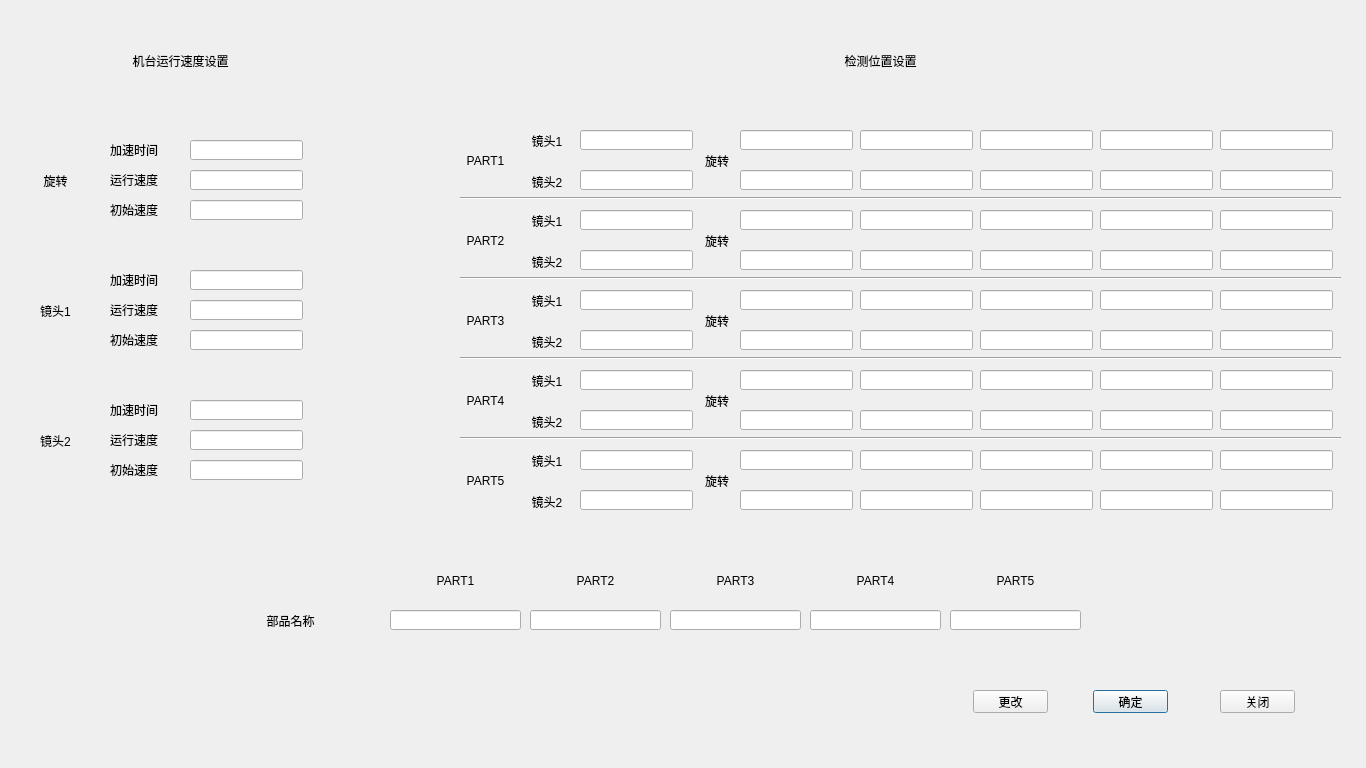
 <widget class="QDialog" name="pmd">
  <property name="geometry">
   <rect>
    <x>0</x>
    <y>0</y>
    <width>1366</width>
    <height>768</height>
   </rect>
  </property>
  <property name="windowTitle">
   <string>Dialog</string>
  </property>
  <widget class="QLineEdit" name="Speed_Initial2">
   <property name="geometry">
    <rect>
     <x>190</x>
     <y>400</y>
     <width>113</width>
     <height>20</height>
    </rect>
   </property>
  </widget>
  <widget class="QLabel" name="label_16">
   <property name="geometry">
    <rect>
     <x>110</x>
     <y>300</y>
     <width>71</width>
     <height>20</height>
    </rect>
   </property>
   <property name="text">
    <string>运行速度</string>
   </property>
  </widget>
  <widget class="QLineEdit" name="Speed_Initial0">
   <property name="geometry">
    <rect>
     <x>190</x>
     <y>140</y>
     <width>113</width>
     <height>20</height>
    </rect>
   </property>
  </widget>
  <widget class="QLineEdit" name="Speed_Initial1">
   <property name="geometry">
    <rect>
     <x>190</x>
     <y>270</y>
     <width>113</width>
     <height>20</height>
    </rect>
   </property>
  </widget>
  <widget class="QLabel" name="label_7">
   <property name="geometry">
    <rect>
     <x>50</x>
     <y>30</y>
     <width>261</width>
     <height>61</height>
    </rect>
   </property>
   <property name="styleSheet">
    <string notr="true">font: 24pt &quot;Adobe 黑体 Std R&quot;;</string>
   </property>
   <property name="text">
    <string>机台运行速度设置</string>
   </property>
   <property name="alignment">
    <set>Qt::AlignCenter</set>
   </property>
  </widget>
  <widget class="QLabel" name="label_14">
   <property name="geometry">
    <rect>
     <x>110</x>
     <y>330</y>
     <width>71</width>
     <height>20</height>
    </rect>
   </property>
   <property name="text">
    <string>初始速度</string>
   </property>
  </widget>
  <widget class="QLineEdit" name="Speed_Set2">
   <property name="geometry">
    <rect>
     <x>190</x>
     <y>430</y>
     <width>113</width>
     <height>20</height>
    </rect>
   </property>
  </widget>
  <widget class="QLabel" name="label_3">
   <property name="geometry">
    <rect>
     <x>110</x>
     <y>200</y>
     <width>71</width>
     <height>20</height>
    </rect>
   </property>
   <property name="text">
    <string>初始速度</string>
   </property>
  </widget>
  <widget class="QLineEdit" name="Acceleration2">
   <property name="geometry">
    <rect>
     <x>190</x>
     <y>460</y>
     <width>113</width>
     <height>20</height>
    </rect>
   </property>
  </widget>
  <widget class="QLineEdit" name="Speed_Set1">
   <property name="geometry">
    <rect>
     <x>190</x>
     <y>300</y>
     <width>113</width>
     <height>20</height>
    </rect>
   </property>
  </widget>
  <widget class="QLabel" name="label_19">
   <property name="geometry">
    <rect>
     <x>110</x>
     <y>400</y>
     <width>71</width>
     <height>20</height>
    </rect>
   </property>
   <property name="text">
    <string>加速时间</string>
   </property>
  </widget>
  <widget class="QLabel" name="label">
   <property name="geometry">
    <rect>
     <x>110</x>
     <y>140</y>
     <width>71</width>
     <height>20</height>
    </rect>
   </property>
   <property name="text">
    <string>加速时间</string>
   </property>
  </widget>
  <widget class="QLabel" name="label_18">
   <property name="geometry">
    <rect>
     <x>110</x>
     <y>460</y>
     <width>71</width>
     <height>20</height>
    </rect>
   </property>
   <property name="text">
    <string>初始速度</string>
   </property>
  </widget>
  <widget class="QLineEdit" name="Acceleration1">
   <property name="geometry">
    <rect>
     <x>190</x>
     <y>330</y>
     <width>113</width>
     <height>20</height>
    </rect>
   </property>
  </widget>
  <widget class="QLabel" name="label_2">
   <property name="geometry">
    <rect>
     <x>110</x>
     <y>170</y>
     <width>71</width>
     <height>20</height>
    </rect>
   </property>
   <property name="text">
    <string>运行速度</string>
   </property>
  </widget>
  <widget class="QLabel" name="label_15">
   <property name="geometry">
    <rect>
     <x>110</x>
     <y>270</y>
     <width>71</width>
     <height>20</height>
    </rect>
   </property>
   <property name="text">
    <string>加速时间</string>
   </property>
  </widget>
  <widget class="QLabel" name="label_17">
   <property name="geometry">
    <rect>
     <x>110</x>
     <y>430</y>
     <width>71</width>
     <height>20</height>
    </rect>
   </property>
   <property name="text">
    <string>运行速度</string>
   </property>
  </widget>
  <widget class="QLineEdit" name="Acceleration0">
   <property name="geometry">
    <rect>
     <x>190</x>
     <y>200</y>
     <width>113</width>
     <height>20</height>
    </rect>
   </property>
  </widget>
  <widget class="QLineEdit" name="Speed_Set0">
   <property name="geometry">
    <rect>
     <x>190</x>
     <y>170</y>
     <width>113</width>
     <height>20</height>
    </rect>
   </property>
  </widget>
  <widget class="QPushButton" name="ALL_CONFIRM">
   <property name="geometry">
    <rect>
     <x>1093</x>
     <y>690</y>
     <width>75</width>
     <height>23</height>
    </rect>
   </property>
   <property name="text">
    <string>确定</string>
   </property>
  </widget>
  <widget class="QPushButton" name="CHANGE">
   <property name="geometry">
    <rect>
     <x>973</x>
     <y>690</y>
     <width>75</width>
     <height>23</height>
    </rect>
   </property>
   <property name="text">
    <string>更改</string>
   </property>
  </widget>
  <widget class="QPushButton" name="CLOSE">
   <property name="geometry">
    <rect>
     <x>1220</x>
     <y>690</y>
     <width>75</width>
     <height>23</height>
    </rect>
   </property>
   <property name="text">
    <string>关闭</string>
   </property>
  </widget>
  <widget class="QLabel" name="label_8">
   <property name="geometry">
    <rect>
     <x>680</x>
     <y>30</y>
     <width>401</width>
     <height>61</height>
    </rect>
   </property>
   <property name="styleSheet">
    <string notr="true">font: 24pt &quot;Adobe 黑体 Std R&quot;;</string>
   </property>
   <property name="text">
    <string>检测位置设置</string>
   </property>
   <property name="alignment">
    <set>Qt::AlignCenter</set>
   </property>
  </widget>
  <widget class="QLineEdit" name="part1_rotation1">
   <property name="geometry">
    <rect>
     <x>740</x>
     <y>130</y>
     <width>113</width>
     <height>20</height>
    </rect>
   </property>
  </widget>
  <widget class="QLineEdit" name="part1_rotation2">
   <property name="geometry">
    <rect>
     <x>860</x>
     <y>130</y>
     <width>113</width>
     <height>20</height>
    </rect>
   </property>
  </widget>
  <widget class="QLineEdit" name="part1_rotation3">
   <property name="geometry">
    <rect>
     <x>980</x>
     <y>130</y>
     <width>113</width>
     <height>20</height>
    </rect>
   </property>
  </widget>
  <widget class="QLineEdit" name="part1_rotation4">
   <property name="geometry">
    <rect>
     <x>1100</x>
     <y>130</y>
     <width>113</width>
     <height>20</height>
    </rect>
   </property>
  </widget>
  <widget class="QLineEdit" name="part1_rotation5">
   <property name="geometry">
    <rect>
     <x>1220</x>
     <y>130</y>
     <width>113</width>
     <height>20</height>
    </rect>
   </property>
  </widget>
  <widget class="QLineEdit" name="part1_rotation10">
   <property name="geometry">
    <rect>
     <x>1220</x>
     <y>170</y>
     <width>113</width>
     <height>20</height>
    </rect>
   </property>
  </widget>
  <widget class="QLineEdit" name="part1_rotation8">
   <property name="geometry">
    <rect>
     <x>980</x>
     <y>170</y>
     <width>113</width>
     <height>20</height>
    </rect>
   </property>
  </widget>
  <widget class="QLineEdit" name="part1_rotation6">
   <property name="geometry">
    <rect>
     <x>740</x>
     <y>170</y>
     <width>113</width>
     <height>20</height>
    </rect>
   </property>
  </widget>
  <widget class="QLineEdit" name="part1_rotation9">
   <property name="geometry">
    <rect>
     <x>1100</x>
     <y>170</y>
     <width>113</width>
     <height>20</height>
    </rect>
   </property>
  </widget>
  <widget class="QLineEdit" name="part1_rotation7">
   <property name="geometry">
    <rect>
     <x>860</x>
     <y>170</y>
     <width>113</width>
     <height>20</height>
    </rect>
   </property>
  </widget>
  <widget class="QLabel" name="label_4">
   <property name="geometry">
    <rect>
     <x>430</x>
     <y>130</y>
     <width>111</width>
     <height>61</height>
    </rect>
   </property>
   <property name="styleSheet">
    <string notr="true">font: 12pt &quot;Adobe 黑体 Std R&quot;;</string>
   </property>
   <property name="text">
    <string>PART1</string>
   </property>
   <property name="alignment">
    <set>Qt::AlignCenter</set>
   </property>
  </widget>
  <widget class="QLineEdit" name="part1_camera2">
   <property name="geometry">
    <rect>
     <x>580</x>
     <y>170</y>
     <width>113</width>
     <height>20</height>
    </rect>
   </property>
  </widget>
  <widget class="QLineEdit" name="part1_camera1">
   <property name="geometry">
    <rect>
     <x>580</x>
     <y>130</y>
     <width>113</width>
     <height>20</height>
    </rect>
   </property>
  </widget>
  <widget class="QLabel" name="label_11">
   <property name="geometry">
    <rect>
     <x>520</x>
     <y>130</y>
     <width>54</width>
     <height>21</height>
    </rect>
   </property>
   <property name="text">
    <string>镜头1</string>
   </property>
   <property name="alignment">
    <set>Qt::AlignCenter</set>
   </property>
  </widget>
  <widget class="QLabel" name="label_12">
   <property name="geometry">
    <rect>
     <x>520</x>
     <y>172</y>
     <width>54</width>
     <height>20</height>
    </rect>
   </property>
   <property name="text">
    <string>镜头2</string>
   </property>
   <property name="alignment">
    <set>Qt::AlignCenter</set>
   </property>
  </widget>
  <widget class="QLabel" name="label_13">
   <property name="geometry">
    <rect>
     <x>690</x>
     <y>150</y>
     <width>54</width>
     <height>21</height>
    </rect>
   </property>
   <property name="text">
    <string>旋转</string>
   </property>
   <property name="alignment">
    <set>Qt::AlignCenter</set>
   </property>
  </widget>
  <widget class="QLabel" name="label_20">
   <property name="geometry">
    <rect>
     <x>690</x>
     <y>230</y>
     <width>54</width>
     <height>21</height>
    </rect>
   </property>
   <property name="text">
    <string>旋转</string>
   </property>
   <property name="alignment">
    <set>Qt::AlignCenter</set>
   </property>
  </widget>
  <widget class="QLineEdit" name="part2_rotation3">
   <property name="geometry">
    <rect>
     <x>980</x>
     <y>210</y>
     <width>113</width>
     <height>20</height>
    </rect>
   </property>
  </widget>
  <widget class="QLineEdit" name="part2_rotation9">
   <property name="geometry">
    <rect>
     <x>1100</x>
     <y>250</y>
     <width>113</width>
     <height>20</height>
    </rect>
   </property>
  </widget>
  <widget class="QLabel" name="label_21">
   <property name="geometry">
    <rect>
     <x>520</x>
     <y>210</y>
     <width>54</width>
     <height>21</height>
    </rect>
   </property>
   <property name="text">
    <string>镜头1</string>
   </property>
   <property name="alignment">
    <set>Qt::AlignCenter</set>
   </property>
  </widget>
  <widget class="QLineEdit" name="part2_rotation10">
   <property name="geometry">
    <rect>
     <x>1220</x>
     <y>250</y>
     <width>113</width>
     <height>20</height>
    </rect>
   </property>
  </widget>
  <widget class="QLineEdit" name="part2_rotation8">
   <property name="geometry">
    <rect>
     <x>980</x>
     <y>250</y>
     <width>113</width>
     <height>20</height>
    </rect>
   </property>
  </widget>
  <widget class="QLabel" name="label_5">
   <property name="geometry">
    <rect>
     <x>430</x>
     <y>210</y>
     <width>111</width>
     <height>61</height>
    </rect>
   </property>
   <property name="styleSheet">
    <string notr="true">font: 12pt &quot;Adobe 黑体 Std R&quot;;</string>
   </property>
   <property name="text">
    <string>PART2</string>
   </property>
   <property name="alignment">
    <set>Qt::AlignCenter</set>
   </property>
  </widget>
  <widget class="QLineEdit" name="part2_rotation1">
   <property name="geometry">
    <rect>
     <x>740</x>
     <y>210</y>
     <width>113</width>
     <height>20</height>
    </rect>
   </property>
  </widget>
  <widget class="QLineEdit" name="part2_camera1">
   <property name="geometry">
    <rect>
     <x>580</x>
     <y>210</y>
     <width>113</width>
     <height>20</height>
    </rect>
   </property>
  </widget>
  <widget class="QLabel" name="label_22">
   <property name="geometry">
    <rect>
     <x>520</x>
     <y>252</y>
     <width>54</width>
     <height>20</height>
    </rect>
   </property>
   <property name="text">
    <string>镜头2</string>
   </property>
   <property name="alignment">
    <set>Qt::AlignCenter</set>
   </property>
  </widget>
  <widget class="QLineEdit" name="part2_camera2">
   <property name="geometry">
    <rect>
     <x>580</x>
     <y>250</y>
     <width>113</width>
     <height>20</height>
    </rect>
   </property>
  </widget>
  <widget class="QLineEdit" name="part2_rotation4">
   <property name="geometry">
    <rect>
     <x>1100</x>
     <y>210</y>
     <width>113</width>
     <height>20</height>
    </rect>
   </property>
  </widget>
  <widget class="QLineEdit" name="part2_rotation2">
   <property name="geometry">
    <rect>
     <x>860</x>
     <y>210</y>
     <width>113</width>
     <height>20</height>
    </rect>
   </property>
  </widget>
  <widget class="QLineEdit" name="part2_rotation6">
   <property name="geometry">
    <rect>
     <x>740</x>
     <y>250</y>
     <width>113</width>
     <height>20</height>
    </rect>
   </property>
  </widget>
  <widget class="QLineEdit" name="part2_rotation7">
   <property name="geometry">
    <rect>
     <x>860</x>
     <y>250</y>
     <width>113</width>
     <height>20</height>
    </rect>
   </property>
  </widget>
  <widget class="QLineEdit" name="part2_rotation5">
   <property name="geometry">
    <rect>
     <x>1220</x>
     <y>210</y>
     <width>113</width>
     <height>20</height>
    </rect>
   </property>
  </widget>
  <widget class="QLineEdit" name="part3_rotation5">
   <property name="geometry">
    <rect>
     <x>1220</x>
     <y>290</y>
     <width>113</width>
     <height>20</height>
    </rect>
   </property>
  </widget>
  <widget class="QLabel" name="label_23">
   <property name="geometry">
    <rect>
     <x>520</x>
     <y>290</y>
     <width>54</width>
     <height>21</height>
    </rect>
   </property>
   <property name="text">
    <string>镜头1</string>
   </property>
   <property name="alignment">
    <set>Qt::AlignCenter</set>
   </property>
  </widget>
  <widget class="QLineEdit" name="part3_rotation4">
   <property name="geometry">
    <rect>
     <x>1100</x>
     <y>290</y>
     <width>113</width>
     <height>20</height>
    </rect>
   </property>
  </widget>
  <widget class="QLineEdit" name="part3_camera1">
   <property name="geometry">
    <rect>
     <x>580</x>
     <y>290</y>
     <width>113</width>
     <height>20</height>
    </rect>
   </property>
  </widget>
  <widget class="QLineEdit" name="part3_rotation7">
   <property name="geometry">
    <rect>
     <x>860</x>
     <y>330</y>
     <width>113</width>
     <height>20</height>
    </rect>
   </property>
  </widget>
  <widget class="QLabel" name="label_24">
   <property name="geometry">
    <rect>
     <x>520</x>
     <y>332</y>
     <width>54</width>
     <height>20</height>
    </rect>
   </property>
   <property name="text">
    <string>镜头2</string>
   </property>
   <property name="alignment">
    <set>Qt::AlignCenter</set>
   </property>
  </widget>
  <widget class="QLineEdit" name="part3_rotation3">
   <property name="geometry">
    <rect>
     <x>980</x>
     <y>290</y>
     <width>113</width>
     <height>20</height>
    </rect>
   </property>
  </widget>
  <widget class="QLineEdit" name="part3_rotation8">
   <property name="geometry">
    <rect>
     <x>980</x>
     <y>330</y>
     <width>113</width>
     <height>20</height>
    </rect>
   </property>
  </widget>
  <widget class="QLineEdit" name="part3_camera2">
   <property name="geometry">
    <rect>
     <x>580</x>
     <y>330</y>
     <width>113</width>
     <height>20</height>
    </rect>
   </property>
  </widget>
  <widget class="QLineEdit" name="part3_rotation9">
   <property name="geometry">
    <rect>
     <x>1100</x>
     <y>330</y>
     <width>113</width>
     <height>20</height>
    </rect>
   </property>
  </widget>
  <widget class="QLineEdit" name="part3_rotation6">
   <property name="geometry">
    <rect>
     <x>740</x>
     <y>330</y>
     <width>113</width>
     <height>20</height>
    </rect>
   </property>
  </widget>
  <widget class="QLabel" name="label_25">
   <property name="geometry">
    <rect>
     <x>690</x>
     <y>310</y>
     <width>54</width>
     <height>21</height>
    </rect>
   </property>
   <property name="text">
    <string>旋转</string>
   </property>
   <property name="alignment">
    <set>Qt::AlignCenter</set>
   </property>
  </widget>
  <widget class="QLineEdit" name="part3_rotation1">
   <property name="geometry">
    <rect>
     <x>740</x>
     <y>290</y>
     <width>113</width>
     <height>20</height>
    </rect>
   </property>
  </widget>
  <widget class="QLabel" name="label_6">
   <property name="geometry">
    <rect>
     <x>430</x>
     <y>290</y>
     <width>111</width>
     <height>61</height>
    </rect>
   </property>
   <property name="styleSheet">
    <string notr="true">font: 12pt &quot;Adobe 黑体 Std R&quot;;</string>
   </property>
   <property name="text">
    <string>PART3</string>
   </property>
   <property name="alignment">
    <set>Qt::AlignCenter</set>
   </property>
  </widget>
  <widget class="QLineEdit" name="part3_rotation2">
   <property name="geometry">
    <rect>
     <x>860</x>
     <y>290</y>
     <width>113</width>
     <height>20</height>
    </rect>
   </property>
  </widget>
  <widget class="QLineEdit" name="part3_rotation10">
   <property name="geometry">
    <rect>
     <x>1220</x>
     <y>330</y>
     <width>113</width>
     <height>20</height>
    </rect>
   </property>
  </widget>
  <widget class="QLineEdit" name="part4_rotation10">
   <property name="geometry">
    <rect>
     <x>1220</x>
     <y>410</y>
     <width>113</width>
     <height>20</height>
    </rect>
   </property>
  </widget>
  <widget class="QLineEdit" name="part4_rotation8">
   <property name="geometry">
    <rect>
     <x>980</x>
     <y>410</y>
     <width>113</width>
     <height>20</height>
    </rect>
   </property>
  </widget>
  <widget class="QLabel" name="label_26">
   <property name="geometry">
    <rect>
     <x>520</x>
     <y>370</y>
     <width>54</width>
     <height>21</height>
    </rect>
   </property>
   <property name="text">
    <string>镜头1</string>
   </property>
   <property name="alignment">
    <set>Qt::AlignCenter</set>
   </property>
  </widget>
  <widget class="QLineEdit" name="part4_rotation3">
   <property name="geometry">
    <rect>
     <x>980</x>
     <y>370</y>
     <width>113</width>
     <height>20</height>
    </rect>
   </property>
  </widget>
  <widget class="QLineEdit" name="part4_rotation7">
   <property name="geometry">
    <rect>
     <x>860</x>
     <y>410</y>
     <width>113</width>
     <height>20</height>
    </rect>
   </property>
  </widget>
  <widget class="QLineEdit" name="part4_camera2">
   <property name="geometry">
    <rect>
     <x>580</x>
     <y>410</y>
     <width>113</width>
     <height>20</height>
    </rect>
   </property>
  </widget>
  <widget class="QLineEdit" name="part4_rotation5">
   <property name="geometry">
    <rect>
     <x>1220</x>
     <y>370</y>
     <width>113</width>
     <height>20</height>
    </rect>
   </property>
  </widget>
  <widget class="QLineEdit" name="part4_camera1">
   <property name="geometry">
    <rect>
     <x>580</x>
     <y>370</y>
     <width>113</width>
     <height>20</height>
    </rect>
   </property>
  </widget>
  <widget class="QLineEdit" name="part4_rotation9">
   <property name="geometry">
    <rect>
     <x>1100</x>
     <y>410</y>
     <width>113</width>
     <height>20</height>
    </rect>
   </property>
  </widget>
  <widget class="QLineEdit" name="part4_rotation2">
   <property name="geometry">
    <rect>
     <x>860</x>
     <y>370</y>
     <width>113</width>
     <height>20</height>
    </rect>
   </property>
  </widget>
  <widget class="QLineEdit" name="part4_rotation6">
   <property name="geometry">
    <rect>
     <x>740</x>
     <y>410</y>
     <width>113</width>
     <height>20</height>
    </rect>
   </property>
  </widget>
  <widget class="QLabel" name="label_27">
   <property name="geometry">
    <rect>
     <x>520</x>
     <y>412</y>
     <width>54</width>
     <height>20</height>
    </rect>
   </property>
   <property name="text">
    <string>镜头2</string>
   </property>
   <property name="alignment">
    <set>Qt::AlignCenter</set>
   </property>
  </widget>
  <widget class="QLabel" name="label_9">
   <property name="geometry">
    <rect>
     <x>430</x>
     <y>370</y>
     <width>111</width>
     <height>61</height>
    </rect>
   </property>
   <property name="styleSheet">
    <string notr="true">font: 12pt &quot;Adobe 黑体 Std R&quot;;</string>
   </property>
   <property name="text">
    <string>PART4</string>
   </property>
   <property name="alignment">
    <set>Qt::AlignCenter</set>
   </property>
  </widget>
  <widget class="QLabel" name="label_28">
   <property name="geometry">
    <rect>
     <x>690</x>
     <y>390</y>
     <width>54</width>
     <height>21</height>
    </rect>
   </property>
   <property name="text">
    <string>旋转</string>
   </property>
   <property name="alignment">
    <set>Qt::AlignCenter</set>
   </property>
  </widget>
  <widget class="QLineEdit" name="part4_rotation4">
   <property name="geometry">
    <rect>
     <x>1100</x>
     <y>370</y>
     <width>113</width>
     <height>20</height>
    </rect>
   </property>
  </widget>
  <widget class="QLineEdit" name="part4_rotation1">
   <property name="geometry">
    <rect>
     <x>740</x>
     <y>370</y>
     <width>113</width>
     <height>20</height>
    </rect>
   </property>
  </widget>
  <widget class="QLineEdit" name="part5_rotation1">
   <property name="geometry">
    <rect>
     <x>740</x>
     <y>450</y>
     <width>113</width>
     <height>20</height>
    </rect>
   </property>
  </widget>
  <widget class="QLineEdit" name="part5_rotation5">
   <property name="geometry">
    <rect>
     <x>1220</x>
     <y>450</y>
     <width>113</width>
     <height>20</height>
    </rect>
   </property>
  </widget>
  <widget class="QLineEdit" name="part5_rotation8">
   <property name="geometry">
    <rect>
     <x>980</x>
     <y>490</y>
     <width>113</width>
     <height>20</height>
    </rect>
   </property>
  </widget>
  <widget class="QLineEdit" name="part5_rotation9">
   <property name="geometry">
    <rect>
     <x>1100</x>
     <y>490</y>
     <width>113</width>
     <height>20</height>
    </rect>
   </property>
  </widget>
  <widget class="QLineEdit" name="part5_rotation2">
   <property name="geometry">
    <rect>
     <x>860</x>
     <y>450</y>
     <width>113</width>
     <height>20</height>
    </rect>
   </property>
  </widget>
  <widget class="QLabel" name="label_29">
   <property name="geometry">
    <rect>
     <x>690</x>
     <y>470</y>
     <width>54</width>
     <height>21</height>
    </rect>
   </property>
   <property name="text">
    <string>旋转</string>
   </property>
   <property name="alignment">
    <set>Qt::AlignCenter</set>
   </property>
  </widget>
  <widget class="QLineEdit" name="part5_rotation3">
   <property name="geometry">
    <rect>
     <x>980</x>
     <y>450</y>
     <width>113</width>
     <height>20</height>
    </rect>
   </property>
  </widget>
  <widget class="QLabel" name="label_10">
   <property name="geometry">
    <rect>
     <x>430</x>
     <y>450</y>
     <width>111</width>
     <height>61</height>
    </rect>
   </property>
   <property name="styleSheet">
    <string notr="true">font: 12pt &quot;Adobe 黑体 Std R&quot;;</string>
   </property>
   <property name="text">
    <string>PART5</string>
   </property>
   <property name="alignment">
    <set>Qt::AlignCenter</set>
   </property>
  </widget>
  <widget class="QLabel" name="label_30">
   <property name="geometry">
    <rect>
     <x>520</x>
     <y>492</y>
     <width>54</width>
     <height>20</height>
    </rect>
   </property>
   <property name="text">
    <string>镜头2</string>
   </property>
   <property name="alignment">
    <set>Qt::AlignCenter</set>
   </property>
  </widget>
  <widget class="QLabel" name="label_31">
   <property name="geometry">
    <rect>
     <x>520</x>
     <y>450</y>
     <width>54</width>
     <height>21</height>
    </rect>
   </property>
   <property name="text">
    <string>镜头1</string>
   </property>
   <property name="alignment">
    <set>Qt::AlignCenter</set>
   </property>
  </widget>
  <widget class="QLineEdit" name="part5_camera2">
   <property name="geometry">
    <rect>
     <x>580</x>
     <y>490</y>
     <width>113</width>
     <height>20</height>
    </rect>
   </property>
  </widget>
  <widget class="QLineEdit" name="part5_camera1">
   <property name="geometry">
    <rect>
     <x>580</x>
     <y>450</y>
     <width>113</width>
     <height>20</height>
    </rect>
   </property>
  </widget>
  <widget class="QLineEdit" name="part5_rotation4">
   <property name="geometry">
    <rect>
     <x>1100</x>
     <y>450</y>
     <width>113</width>
     <height>20</height>
    </rect>
   </property>
  </widget>
  <widget class="QLineEdit" name="part5_rotation10">
   <property name="geometry">
    <rect>
     <x>1220</x>
     <y>490</y>
     <width>113</width>
     <height>20</height>
    </rect>
   </property>
  </widget>
  <widget class="QLineEdit" name="part5_rotation7">
   <property name="geometry">
    <rect>
     <x>860</x>
     <y>490</y>
     <width>113</width>
     <height>20</height>
    </rect>
   </property>
  </widget>
  <widget class="QLineEdit" name="part5_rotation6">
   <property name="geometry">
    <rect>
     <x>740</x>
     <y>490</y>
     <width>113</width>
     <height>20</height>
    </rect>
   </property>
  </widget>
  <widget class="Line" name="line">
   <property name="geometry">
    <rect>
     <x>460</x>
     <y>190</y>
     <width>881</width>
     <height>16</height>
    </rect>
   </property>
   <property name="orientation">
    <enum>Qt::Horizontal</enum>
   </property>
  </widget>
  <widget class="Line" name="line_2">
   <property name="geometry">
    <rect>
     <x>460</x>
     <y>270</y>
     <width>881</width>
     <height>16</height>
    </rect>
   </property>
   <property name="orientation">
    <enum>Qt::Horizontal</enum>
   </property>
  </widget>
  <widget class="Line" name="line_3">
   <property name="geometry">
    <rect>
     <x>460</x>
     <y>350</y>
     <width>881</width>
     <height>16</height>
    </rect>
   </property>
   <property name="orientation">
    <enum>Qt::Horizontal</enum>
   </property>
  </widget>
  <widget class="Line" name="line_4">
   <property name="geometry">
    <rect>
     <x>460</x>
     <y>430</y>
     <width>881</width>
     <height>16</height>
    </rect>
   </property>
   <property name="orientation">
    <enum>Qt::Horizontal</enum>
   </property>
  </widget>
  <widget class="QLabel" name="label_32">
   <property name="geometry">
    <rect>
     <x>0</x>
     <y>150</y>
     <width>111</width>
     <height>61</height>
    </rect>
   </property>
   <property name="styleSheet">
    <string notr="true">font: 14pt &quot;Adobe 黑体 Std R&quot;;</string>
   </property>
   <property name="text">
    <string>旋转</string>
   </property>
   <property name="alignment">
    <set>Qt::AlignCenter</set>
   </property>
  </widget>
  <widget class="QLabel" name="label_33">
   <property name="geometry">
    <rect>
     <x>0</x>
     <y>280</y>
     <width>111</width>
     <height>61</height>
    </rect>
   </property>
   <property name="styleSheet">
    <string notr="true">font: 14pt &quot;Adobe 黑体 Std R&quot;;</string>
   </property>
   <property name="text">
    <string>镜头1</string>
   </property>
   <property name="alignment">
    <set>Qt::AlignCenter</set>
   </property>
  </widget>
  <widget class="QLabel" name="label_34">
   <property name="geometry">
    <rect>
     <x>0</x>
     <y>410</y>
     <width>111</width>
     <height>61</height>
    </rect>
   </property>
   <property name="styleSheet">
    <string notr="true">font: 14pt &quot;Adobe 黑体 Std R&quot;;</string>
   </property>
   <property name="text">
    <string>镜头2</string>
   </property>
   <property name="alignment">
    <set>Qt::AlignCenter</set>
   </property>
  </widget>
  <widget class="QLabel" name="label_35">
   <property name="geometry">
    <rect>
     <x>160</x>
     <y>590</y>
     <width>261</width>
     <height>61</height>
    </rect>
   </property>
   <property name="styleSheet">
    <string notr="true">font: 24pt &quot;Adobe 黑体 Std R&quot;;</string>
   </property>
   <property name="text">
    <string>部品名称</string>
   </property>
   <property name="alignment">
    <set>Qt::AlignCenter</set>
   </property>
  </widget>
  <widget class="QLabel" name="label_36">
   <property name="geometry">
    <rect>
     <x>400</x>
     <y>550</y>
     <width>111</width>
     <height>61</height>
    </rect>
   </property>
   <property name="styleSheet">
    <string notr="true">font: 14pt &quot;Adobe 黑体 Std R&quot;;</string>
   </property>
   <property name="text">
    <string>PART1</string>
   </property>
   <property name="alignment">
    <set>Qt::AlignCenter</set>
   </property>
  </widget>
  <widget class="QLabel" name="label_37">
   <property name="geometry">
    <rect>
     <x>540</x>
     <y>550</y>
     <width>111</width>
     <height>61</height>
    </rect>
   </property>
   <property name="styleSheet">
    <string notr="true">font: 14pt &quot;Adobe 黑体 Std R&quot;;</string>
   </property>
   <property name="text">
    <string>PART2</string>
   </property>
   <property name="alignment">
    <set>Qt::AlignCenter</set>
   </property>
  </widget>
  <widget class="QLabel" name="label_38">
   <property name="geometry">
    <rect>
     <x>680</x>
     <y>550</y>
     <width>111</width>
     <height>61</height>
    </rect>
   </property>
   <property name="styleSheet">
    <string notr="true">font: 14pt &quot;Adobe 黑体 Std R&quot;;</string>
   </property>
   <property name="text">
    <string>PART3</string>
   </property>
   <property name="alignment">
    <set>Qt::AlignCenter</set>
   </property>
  </widget>
  <widget class="QLabel" name="label_39">
   <property name="geometry">
    <rect>
     <x>820</x>
     <y>550</y>
     <width>111</width>
     <height>61</height>
    </rect>
   </property>
   <property name="styleSheet">
    <string notr="true">font: 14pt &quot;Adobe 黑体 Std R&quot;;</string>
   </property>
   <property name="text">
    <string>PART4</string>
   </property>
   <property name="alignment">
    <set>Qt::AlignCenter</set>
   </property>
  </widget>
  <widget class="QLabel" name="label_40">
   <property name="geometry">
    <rect>
     <x>960</x>
     <y>550</y>
     <width>111</width>
     <height>61</height>
    </rect>
   </property>
   <property name="styleSheet">
    <string notr="true">font: 14pt &quot;Adobe 黑体 Std R&quot;;</string>
   </property>
   <property name="text">
    <string>PART5</string>
   </property>
   <property name="alignment">
    <set>Qt::AlignCenter</set>
   </property>
  </widget>
  <widget class="QLineEdit" name="Part1_name">
   <property name="geometry">
    <rect>
     <x>390</x>
     <y>610</y>
     <width>131</width>
     <height>20</height>
    </rect>
   </property>
  </widget>
  <widget class="QLineEdit" name="Part2_name">
   <property name="geometry">
    <rect>
     <x>530</x>
     <y>610</y>
     <width>131</width>
     <height>20</height>
    </rect>
   </property>
  </widget>
  <widget class="QLineEdit" name="Part3_name">
   <property name="geometry">
    <rect>
     <x>670</x>
     <y>610</y>
     <width>131</width>
     <height>20</height>
    </rect>
   </property>
  </widget>
  <widget class="QLineEdit" name="Part5_name">
   <property name="geometry">
    <rect>
     <x>950</x>
     <y>610</y>
     <width>131</width>
     <height>20</height>
    </rect>
   </property>
  </widget>
  <widget class="QLineEdit" name="Part4_name">
   <property name="geometry">
    <rect>
     <x>810</x>
     <y>610</y>
     <width>131</width>
     <height>20</height>
    </rect>
   </property>
  </widget>
 </widget>
